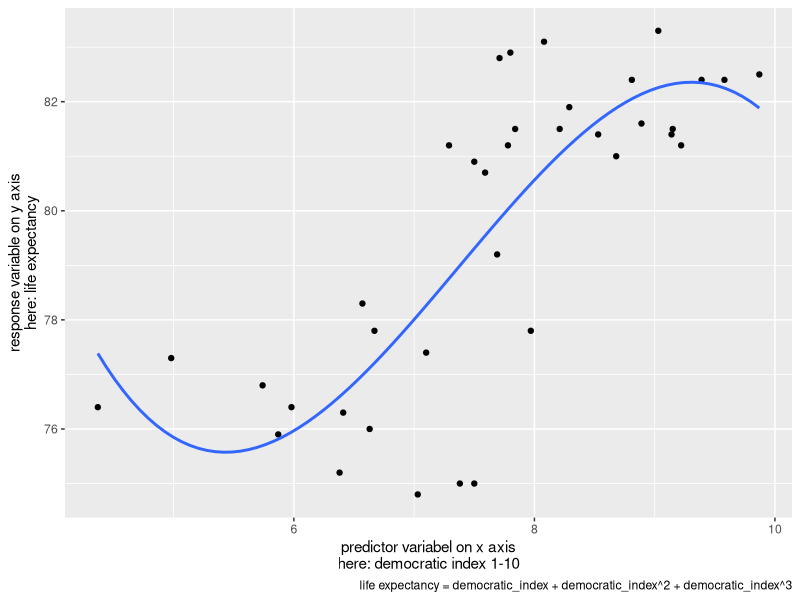
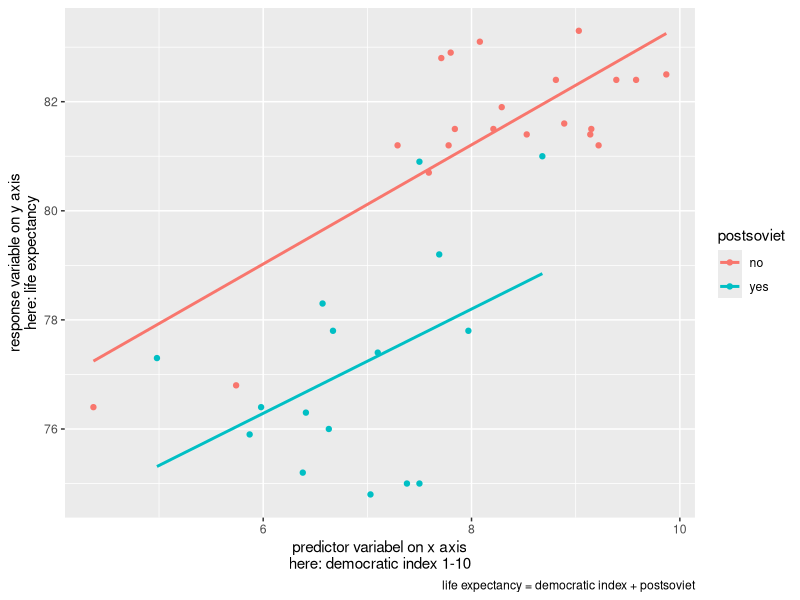

Generate these figures, in order, with R:
## ---- chunk 1
knitr::opts_chunk$set(echo = TRUE, warning = FALSE, message = FALSE)

## ---- chunk 2
library(tidyverse)
library(patchwork)
library(here)


countries <- read.csv(here("data", "countries.csv"))
## ---- chunk 3

countries %>%
  ggplot(aes(x= dem_index, y = life_exp)) +
  geom_point()+
  geom_smooth(method = "lm", se = FALSE, formula = y ~ poly(x,3)) +
  labs(x = "predictor variabel on x axis\nhere: democratic index 1-10",
       y = "response variable on y axis\nhere: life expectancy",
       caption = "life expectancy = democratic_index + democratic_index^2 + democratic_index^3")
## ---- chunk 4

countries %>%
  ggplot(aes(x= dem_index, y = life_exp, color = postsoviet)) +
  geom_point()+
  geom_smooth(method = "lm", se = FALSE, formula = y ~ x) +
  labs(x = "predictor variabel on x axis\nhere: democratic index 1-10",
       y = "response variable on y axis\nhere: life expectancy",
       caption = "life expectancy = democratic index + postsoviet")

## ---- chunk 5

fit1 <- lm(life_exp ~ dem_index + uni_prc, data = countries)
summary (fit1)
